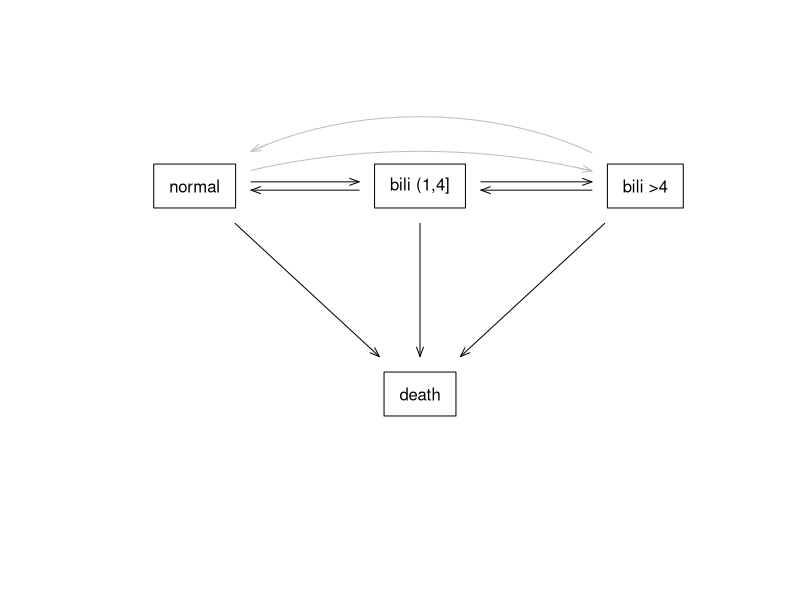

Source code (R): (Note: this script raises an error after producing the figure.)
### R code from vignette source 'timeline.Rnw'

###################################################
### code chunk number 1: timeline.Rnw:24-30
###################################################
options(continue="  ", width=70)
options(SweaveHooks=list(fig=function() par(mar=c(4.1, 4.1, .3, 1.1))))
pdf.options(pointsize=10) #text in graph about the same as regular text
options(contrasts=c("contr.treatment", "contr.poly")) #ensure default
library("survival")
palette(c("#000000", "#D95F02", "#1B9E77", "#7570B3", "#E7298A", "#66A61E"))


###################################################
### code chunk number 2: counting1
###################################################
p1 <- subset(pbcseq, !duplicated(id))
pdata <- tmerge(p1[,c(1,3:5)], p1, id=id, death= event(futime, status==2))
pdata <- tmerge(pdata, pbcseq, id=id, bili= tdc(day, bili), 
                ascites=tdc(day, ascites),
                chol = tdc(day, chol))
pdata$age <- round(pdata$age,1)
pdata$death <- 1*pdata$death
subset(pdata, id<3, c(id, tstart, tstop, death, age, bili, ascites, chol))


###################################################
### code chunk number 3: bstate
###################################################
bstate <- c("normal", "bili (1,4]", "bili >4", "death")
bmat <- matrix(0,4,4, dimnames= list(bstate, bstate))
bmat[1,2] <- bmat[2,3] <- 1
bmat[2,1] <- bmat[3,2] <- 1
bmat[1:3, 4] <- 1
bmat[1,3] <- 0.75
bmat[3,1] <- 1.5
lty <- (1+ 1*(bmat!=1))[bmat!=0]
statefig(rbind(3,1), bmat, offset=.01, acol=c("black", "gray")[lty])


###################################################
### code chunk number 4: pbc2
###################################################
p1 <- subset(pbcseq, !duplicated(id))
pdata <- tmerge(p1[,c(1,3:5)], p1, id=id, death= event(futime, 1*(status==2)))
pdata <- tmerge(pdata, pbcseq, id=id, bili= tdc(day, bili), 
                ascites=tdc(day, ascites),
                chol = tdc(day, chol))
pdata$age <- round(pdata$age,1)

bili3 <- cut(pbcseq$bili, c(0, 1, 4, 50), c("normal", "1-4", "4+"))
# two 0-1 visits in a row is not a transition
b3e <- nostutter(pbcseq$id, as.numeric(bili3)) 

pdata2 <- tmerge(pdata, pbcseq, id= id,
                 bili3 = tdc(day, bili3), bstate= event(day, b3e))
temp <- with(pdata2, ifelse(death==1, 4*death, as.numeric(bstate) -1L))
pdata2$bstate <- factor(temp, 0:4, 
                        c("censor", "normal", "1-4", "4+", "death"))

subset(pdata2, id<3, c(id, tstart, tstop, death, age, bili, ascites, chol,
                      bili3, bstate))


###################################################
### code chunk number 5: check
###################################################
survcheck(Surv(tstart, tstop, bstate) ~1, pdata2, id=id, istate=bili3)


###################################################
### code chunk number 6: pbc2b
###################################################
pcox1 <- coxph(Surv(tstart, tstop, death) ~ bili3, pdata2,
                  id=id)
psurv1a <- survfit(Surv(tstart, tstop, bstate) ~ 1, pdata2,
                  id= id, istate= bili3, p0=c(1,0,0,0))
psurv1b <- survfit(Surv(tstart, tstop, bstate) ~ 1, pdata2,
                  id= id, istate= bili3, p0=c(0,1,0,0))
psurv1c <- survfit(Surv(tstart, tstop, bstate) ~ 1, pdata2,
                  id= id, istate= bili3, p0=c(0,0,1,0))

plot(psurv1c[4], col=3, lwd=2, conf.int=F, xscale=365.25,
     xlab= "Years from randomization", ylab="Death")
lines(psurv1b[4], col=2, lwd=2, conf.int=F)
lines(psurv1a[4], col=1, lwd=2, conf.int=F)


###################################################
### code chunk number 7: lung1
###################################################
lung2 <- data.frame(id=1:228, time=0, death=0, lung[, -(2:3)])
temp <- data.frame(id=1:228, time=lung$time, death= lung$status-1)
lung2 <- merge(lung2, temp, all=TRUE)
subset(lung2, id<4, c(id, time, death, inst, age, sex, ph.ecog, pat.karno))


###################################################
### code chunk number 8: pbc3
###################################################
# separate out death, and add it on the end 
# death yes/no *is* observed every visit
temp <- with(subset(pbcseq, !duplicated(id)),
             data.frame(id=id, day =futime, death= 1*(status==2)))
pdata3 <- cbind(pbcseq[, -(2:3)], death=0)
pdata3 <- merge(pdata3, temp, all=TRUE)

# create a factor for joint outcome
pdata3$bili3 <- cut(pdata3$bili, c(0,1,4, 50),  c("normal","1-4", "4+"))
temp <- with(pdata3, ifelse(!duplicated(id, fromLast=TRUE), 4*death,
                as.numeric(bili3)))
pdata3$bstate <- factor(temp, 0:4, c("censor", "normal","1-4", "4+", "death"))

subset(pdata3, id<3, c(id, day, death, age, bili, ascites, chol,
                     bili3,  bstate))

pcox2 <-  coxph(Surv2(day, death) ~ bili3, pdata3, id= id, ties="efron")
all.equal(coef(pcox1), coef(pcox2))

psurv2a <- survfit(Surv2(day, bstate) ~1, pdata3, id=id, p0=c(1,0,0,0))
all.equal(psurv1a$pstate, psurv2a$pstate)


###################################################
### code chunk number 9: eyes
###################################################
rfit1 <- survfit(Surv(futime, status) ~ trt, id=id, retinopathy)
rfit2 <- survfit(Surv(futime, status) ~ trt, cluster=id, retinopathy)


###################################################
### code chunk number 10: mtest
###################################################
tdata <- tmerge(myeloid[,1:4], myeloid, id=id, death=event(futime,death),
                priortx = tdc(txtime), sct= event(txtime))
tdata$event <- factor(with(tdata, sct + 2*death), 0:2,
                      c("censor", "sct", "death"))
tdata$sex[tdata$id %in% 273:275] <- NA   # obs 425 to 428
tdata$flt3[tdata$id %in% 271:273] <- NA  # obs 422 to 425
tdata$event[tdata$id==270 & tdata$tstart>0] <- NA

subset(tdata, id %in% 270:275)

check1 <- survcheck(Surv(tstart, tstop, event) ~1, tdata, id=id)
check1

check2 <- survcheck(Surv(tstart, tstop, event) ~sex, tdata, id=id)

fit <- coxph(list(Surv(tstart, tstop, event) ~ trt, 
                  1:3 + 2:3 ~ sex,
                  1:2 + 2:3 ~ flt3), tdata, id=id)
fit

check1$transitions- fit$transitions
